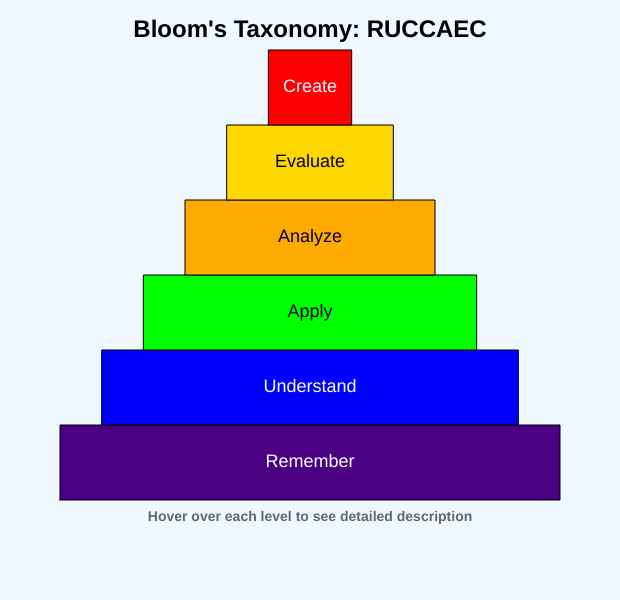
Frame 1 (no input)
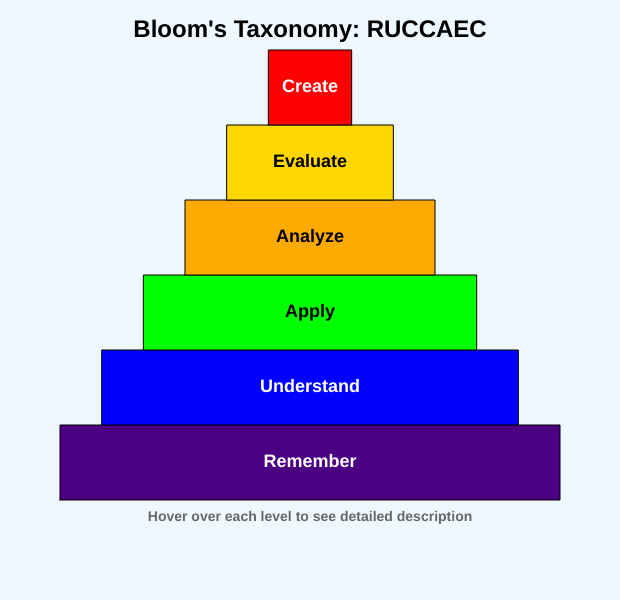
Frame 60 (no input)
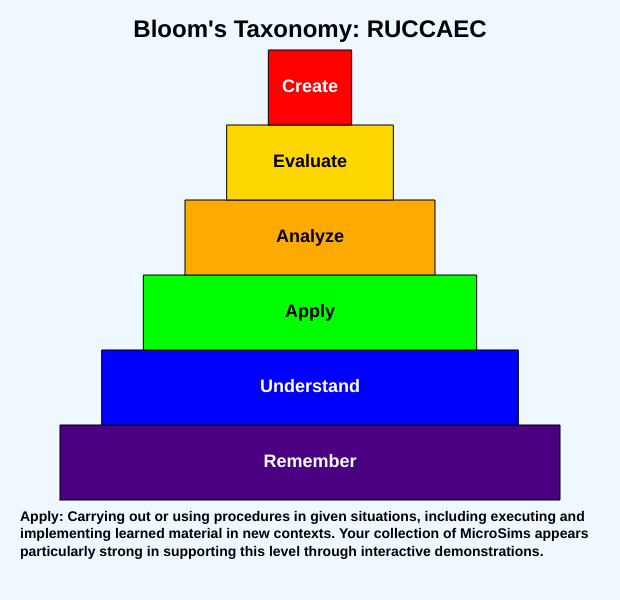
Frame 120 (the mouse pressed at the canvas centre since frame 60)

The p5.js sketch that drew these frames (run headless with seeded random() and noise() and a simulated clock; from frame 60 on, the mouse is pressed at the canvas centre):

// p5.js sketch
// ── sketch.js
let canvasWidth = 620;
let canvasHeight = 600; // Increased height to accommodate 6 levels
let currentHover = -1;
let levels = [];

function setup() {
  const canvas = createCanvas(canvasWidth, canvasHeight);
  var mainElement = document.querySelector('main');
  canvas.parent(mainElement);
  textSize(16);

  // Define the levels and their properties
  levels = [
    {
      level: "Remember",
      color: "#4B0082", // Indigo
      tcolor: "white",
      description: "Remember: Retrieving relevant knowledge from long-term memory, including recognizing and recalling basic concepts, facts, and terminology. In an intelligent textbook, this might involve basic definitions and concept explanations."
    },
    {
      level: "Understand",
      color: "#0000FF", // Blue
      tcolor: "white",
      description: "Understand: Constructing meaning from instructional messages, including interpreting, exemplifying, classifying, summarizing, inferring, comparing, and explaining. This is where MicroSims can first become valuable for demonstrating concepts interactively."
    },
    {
      level: "Apply",
      color: "#00FF00", // Green
      tcolor: "black",
      description: "Apply: Carrying out or using procedures in given situations, including executing and implementing learned material in new contexts. Your collection of MicroSims appears particularly strong in supporting this level through interactive demonstrations."
    },
    {
      level: "Analyze",
      color: "#FFAA00", // Orange
      tcolor: "black",
      description: "Analize: Breaking material into constituent parts and determining how parts relate to one another and to an overall structure or purpose. This includes differentiating, organizing, and attributing knowledge."
    },
    {
      level: "Evaluate",
      color: "gold", // Gold
      tcolor: "black",
      description: "Evaluate: Making judgments based on criteria and standards, including checking and critiquing. Your learning graphs can help students understand how concepts interconnect at this level."
    },
    {
      level: "Create",
      color: "#FF0000", // Red
      tcolor: "white",
      description: "Create: Putting elements together to form a coherent or functional whole; reorganizing elements into new patterns or structures. This highest level is where students might modify or create their own MicroSims."
    }
  ];
}

function draw() {
  background('aliceblue');
  
  // Draw triangle sections
  const baseWidth = 500;
  const triangleHeight = 450; // Increased height
  const startX = (canvasWidth - baseWidth) / 2;
  const startY = triangleHeight + 50;
  
  for (let i = 0; i < levels.length; i++) {
    const sectHeight = triangleHeight / levels.length;
    const currentY = startY - (i * sectHeight);
    const currentWidth = baseWidth * (1 - (i / levels.length));
    const currentX = startX + (baseWidth - currentWidth) / 2;
    
    // Store coordinates for hover detection
    levels[i].coords = {
      x: currentX,
      y: currentY - sectHeight,
      w: currentWidth,
      h: sectHeight
    };
    
    // Draw the section
    fill(levels[i].color);
    beginShape();
    vertex(currentX, currentY);
    vertex(currentX + currentWidth, currentY);
    vertex(currentX + currentWidth, currentY - sectHeight);
    vertex(currentX, currentY - sectHeight);
    endShape(CLOSE);
    
    // Add level text
    fill(levels[i].tcolor);
    textAlign(CENTER, CENTER);
    textSize(18); // Slightly smaller text to fit
    text(levels[i].level, currentX + currentWidth/2, currentY - sectHeight/2);
  }
  
  // Title at the top
  fill('black');
  textSize(24);
  textStyle(BOLD);
  text("Bloom's Taxonomy: RUCCAEC", canvasWidth/2, 30);
  
  // Display description for hovered section
  if (currentHover !== -1) {
    fill('black');
    textSize(14); // Smaller text for longer descriptions
    textAlign(LEFT, TOP);
    text(levels[currentHover].description, 20, 510, canvasWidth - 40);
  } else {
    // Display instruction when no section is hovered
    fill('#666666');
    textSize(14);
    textAlign(CENTER, TOP);
    text("Hover over each level to see detailed description", canvasWidth/2, 510);
  }
}

function mouseMoved() {
  currentHover = -1;
  for (let i = 0; i < levels.length; i++) {
    const coords = levels[i].coords;
    if (coords && 
        mouseX >= coords.x && 
        mouseX <= coords.x + coords.w && 
        mouseY >= coords.y && 
        mouseY <= coords.y + coords.h) {
      currentHover = i;
      break;
    }
  }
}
